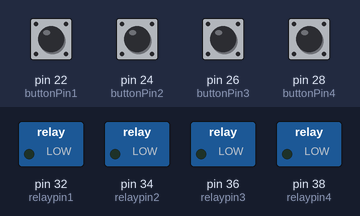
Recording of a sketch running on a simulated Arduino Mega 2560, built with avr-gcc and run on an emulated ATmega2560. On the bench: switched loads named in the sketch (green lamp = pin HIGH). Inputs (shaded band) come from the test bench; at power-on: pin 22 (buttonPin1), pin 24 (buttonPin2), pin 26 (buttonPin3), pin 28 (buttonPin4) LOW. What the sketch prints to the serial monitor is not drawn.

Above: at 1.2 s.
1.3 s: pin 22 (buttonPin1) pulled HIGH for 1 s
At 2.5 s:
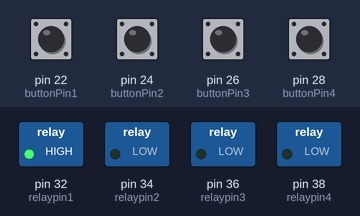
4.2 s: pin 24 (buttonPin2) pulled HIGH for 1 s
At 5.3 s:
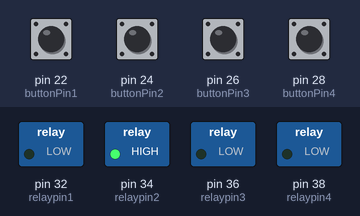
7.0 s: pin 26 (buttonPin3) pulled HIGH for 0.3 s
At 7.6 s:
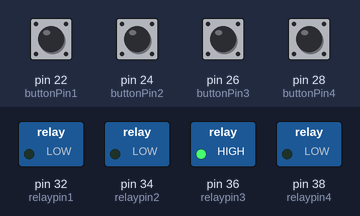
9.2 s: pin 28 (buttonPin4) pulled HIGH for 1 s
At 10.3 s:
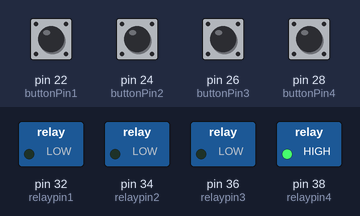
12.0 s: pin 22 (buttonPin1) driven HIGH and pin 24 (buttonPin2) driven HIGH
At 13.4 s:
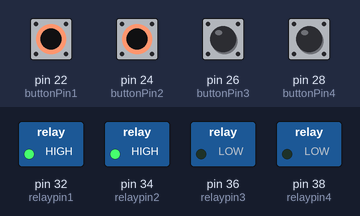
13.7 s: pin 26 (buttonPin3) pulled HIGH for 1 s
At 14.4 s:
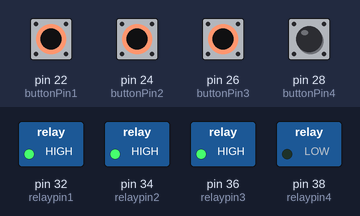
Timing chart, 0 to 16.7 s (numbered marks = the images above; inputs shaded):
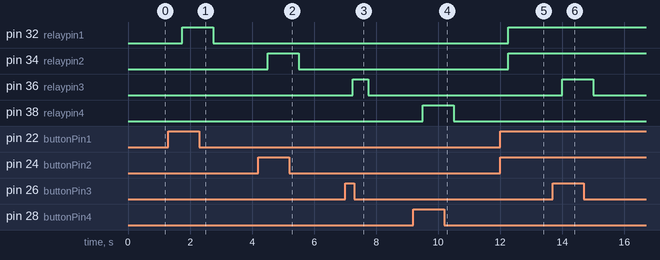

Measured:
- after the input at 1.3 s, pin 32 (relaypin1): LOW → HIGH after 0.45 s, → LOW 1.0 s later
- after the input at 4.2 s, pin 34 (relaypin2): LOW → HIGH after 0.30 s, → LOW 1.0 s later
- after the input at 7.0 s, pin 36 (relaypin3): LOW → HIGH after 0.25 s, → LOW 0.50 s later
- after the input at 9.2 s, pin 38 (relaypin4): LOW → HIGH after 0.30 s, → LOW 1.0 s later
- after the input at 12.0 s, pin 32 (relaypin1), pin 34 (relaypin2): LOW → HIGH after 0.25 s
- after the input at 13.7 s, pin 36 (relaypin3): LOW → HIGH after 0.30 s, → LOW 1.0 s later

The sketch:

relaytest003.ino
```cpp
#include <Bounce.h>

#define buttonPin1 22
#define buttonPin2 24
#define buttonPin3 26
#define buttonPin4 28

#define relaypin1 32
#define relaypin2 34
#define relaypin3 36
#define relaypin4 38
Bounce btn1 = Bounce(buttonPin1,10 );
Bounce btn2 = Bounce(buttonPin2,10 );
Bounce btn3 = Bounce(buttonPin3,10 );
Bounce btn4 = Bounce(buttonPin4,10 );

void setup()
{
  pinMode(buttonPin1,INPUT) ;
  pinMode(buttonPin2,INPUT) ;
  pinMode(buttonPin3,INPUT) ;
  pinMode(buttonPin4,INPUT) ;
  pinMode(relaypin1,OUTPUT) ;
  pinMode(relaypin2,OUTPUT) ;
  pinMode(relaypin3,OUTPUT) ;
  pinMode(relaypin4,OUTPUT) ;

  Serial.begin(9600);
  Serial.println("program start here....");
}
void loop()
{
    btn1.update ( );
    btn2.update ( );
    btn3.update ( );
    btn4.update ( );
digitalWrite(relaypin1, btn1.read());
digitalWrite(relaypin2, btn2.read());
digitalWrite(relaypin3, btn3.read());
digitalWrite(relaypin4, btn4.read());

 delay(250);
 }
```
